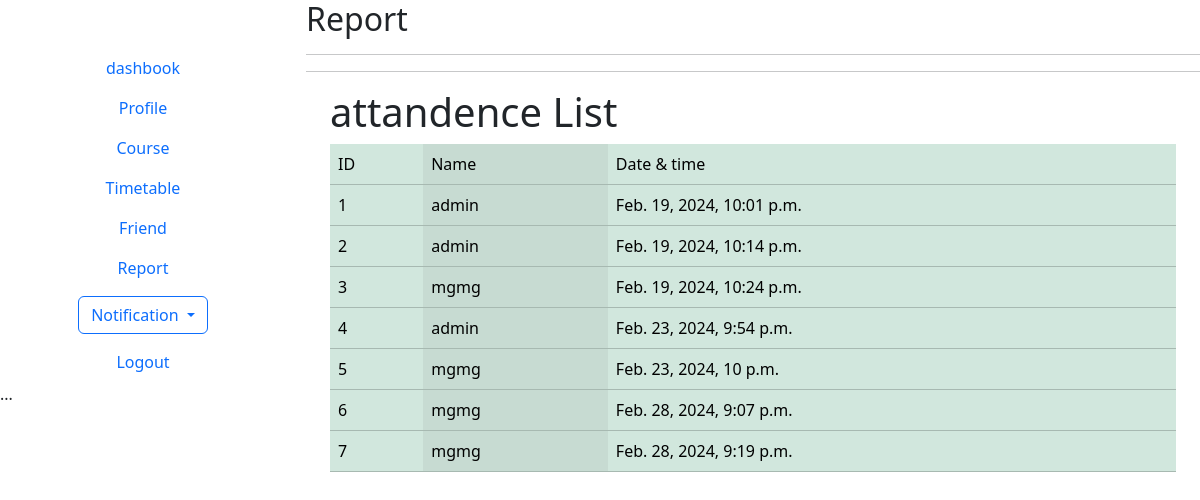
Page /teacher/report/ on the committed database.
### library/models.py (models this page shows)
class record(models.Model):
    id=models.AutoField(primary_key=True)
    cuser=models.ForeignKey(joinModel,on_delete=models.CASCADE)
    active=models.BooleanField(default=True)
    date=models.DateTimeField(default=datetime.now)

class joinModel(models.Model):
    id=models.AutoField(primary_key=True)
    auth=models.ForeignKey(User,on_delete=models.CASCADE)
    join_date=models.DateTimeField(default=datetime.now)

### principle/views.py (the view)
# urls.py: path('report/',t_check),
def t_check(request):
    check=record.objects.filter(active=True)
    return render(request, 't_report.html',{'check':check})

### principle/templates/t_report.html (shortened to what this page needs)
{% extends "t_base.html" %}
{% block body %}
<h2>Report</h2><hr><hr>
<div class="bg-gray-100 font-sans container" >
    <div class="container mx-auto my-10 p-8 bg-white shadow-md">
        <h1 class="text-3xl font-bold mb-8">attandence List</h1>
        <table class="table table-success table-striped-columns">
            <thead>
            <tr>
                <td>ID</td>
                <td>Name</td>
                <td>Date & time</td>
            </tr>
            {% for i in check %}
            <tr>
                <td>{{i.id}}</td>
                <td>{{i.cuser.auth.username}}</td>
                <td>{{i.date}}</td>
            </tr>
            {% endfor %}
        </thead>
          </table>
</div>
</div>
{% endblock %}

### rows in the picture
record: id "1", cuser.auth.username "admin", date "Feb. 19, 2024, 10:01 p.m."
record: id "2", cuser.auth.username "admin", date "Feb. 19, 2024, 10:14 p.m."
record: id "3", cuser.auth.username "mgmg", date "Feb. 19, 2024, 10:24 p.m."
record: id "4", cuser.auth.username "admin", date "Feb. 23, 2024, 9:54 p.m."
record: id "5", cuser.auth.username "mgmg", date "Feb. 23, 2024, 10 p.m."
record: id "6", cuser.auth.username "mgmg", date "Feb. 28, 2024, 9:07 p.m."
record: id "7", cuser.auth.username "mgmg", date "Feb. 28, 2024, 9:19 p.m."
